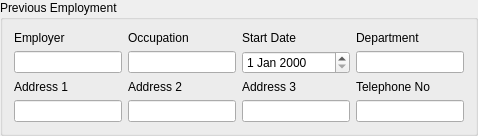
                      <widget class="QGroupBox" name="grpGPrevEmployment">
                       <property name="sizePolicy">
                        <sizepolicy hsizetype="Preferred" vsizetype="Preferred">
                         <horstretch>0</horstretch>
                         <verstretch>0</verstretch>
                        </sizepolicy>
                       </property>
                       <property name="title">
                        <string>Previous Employment</string>
                       </property>
                       <layout class="QGridLayout" name="gridLayout_17">
                        <item row="0" column="0">
                         <widget class="QLabel" name="label_91">
                          <property name="text">
                           <string>Employer</string>
                          </property>
                         </widget>
                        </item>
                        <item row="0" column="1">
                         <widget class="QLabel" name="label_92">
                          <property name="text">
                           <string>Occupation</string>
                          </property>
                         </widget>
                        </item>
                        <item row="0" column="2">
                         <widget class="QLabel" name="label_93">
                          <property name="text">
                           <string>Start Date</string>
                          </property>
                         </widget>
                        </item>
                        <item row="0" column="3">
                         <widget class="QLabel" name="label_94">
                          <property name="text">
                           <string>Department</string>
                          </property>
                         </widget>
                        </item>
                        <item row="1" column="0">
                         <widget class="QLineEdit" name="lineGPrevEmployer">
                          <property name="enabled">
                           <bool>true</bool>
                          </property>
                          <property name="text">
                           <string/>
                          </property>
                         </widget>
                        </item>
                        <item row="1" column="1">
                         <widget class="QLineEdit" name="lineGPrevOccupation">
                          <property name="enabled">
                           <bool>true</bool>
                          </property>
                          <property name="text">
                           <string/>
                          </property>
                         </widget>
                        </item>
                        <item row="1" column="2">
                         <widget class="QDateEdit" name="datePrevEmpStartDate_2">
                          <property name="enabled">
                           <bool>true</bool>
                          </property>
                         </widget>
                        </item>
                        <item row="1" column="3">
                         <widget class="QLineEdit" name="lineGPrevDepartment">
                          <property name="enabled">
                           <bool>true</bool>
                          </property>
                          <property name="text">
                           <string/>
                          </property>
                         </widget>
                        </item>
                        <item row="2" column="0">
                         <widget class="QLabel" name="label_95">
                          <property name="text">
                           <string>Address 1</string>
                          </property>
                         </widget>
                        </item>
                        <item row="2" column="1">
                         <widget class="QLabel" name="label_96">
                          <property name="text">
                           <string>Address 2</string>
                          </property>
                         </widget>
                        </item>
                        <item row="2" column="2">
                         <widget class="QLabel" name="label_97">
                          <property name="text">
                           <string>Address 3</string>
                          </property>
                         </widget>
                        </item>
                        <item row="2" column="3">
                         <widget class="QLabel" name="label_98">
                          <property name="text">
                           <string>Telephone No</string>
                          </property>
                         </widget>
                        </item>
                        <item row="3" column="0">
                         <widget class="QLineEdit" name="lineGPrevEmpAddress1">
                          <property name="enabled">
                           <bool>true</bool>
                          </property>
                          <property name="text">
                           <string/>
                          </property>
                         </widget>
                        </item>
                        <item row="3" column="1">
                         <widget class="QLineEdit" name="lineGPrevEmpAddress2">
                          <property name="enabled">
                           <bool>true</bool>
                          </property>
                          <property name="text">
                           <string/>
                          </property>
                         </widget>
                        </item>
                        <item row="3" column="2">
                         <widget class="QLineEdit" name="lineGPrevEmpAddress3">
                          <property name="enabled">
                           <bool>true</bool>
                          </property>
                          <property name="text">
                           <string/>
                          </property>
                         </widget>
                        </item>
                        <item row="3" column="3">
                         <widget class="QLineEdit" name="lineGPrevEmpTelNo">
                          <property name="enabled">
                           <bool>true</bool>
                          </property>
                          <property name="text">
                           <string/>
                          </property>
                         </widget>
                        </item>
                       </layout>
                      </widget>
